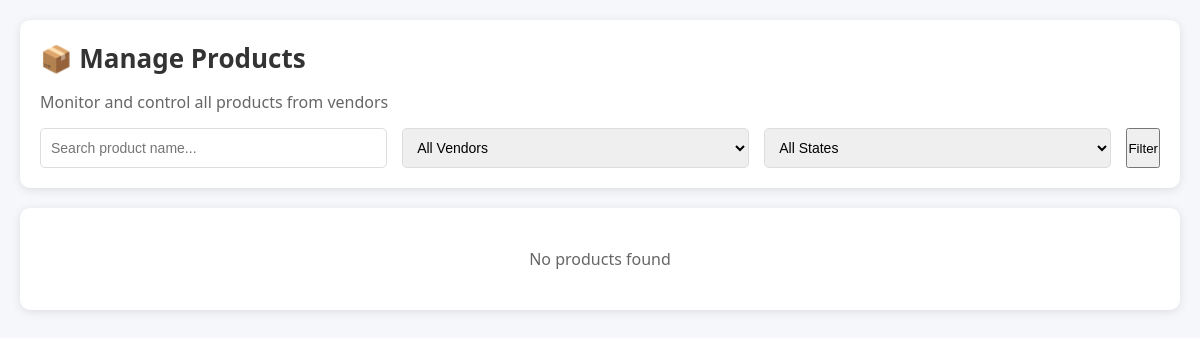
/superAdmin/products/ (signed in), run on an earlier commit of the app's database.
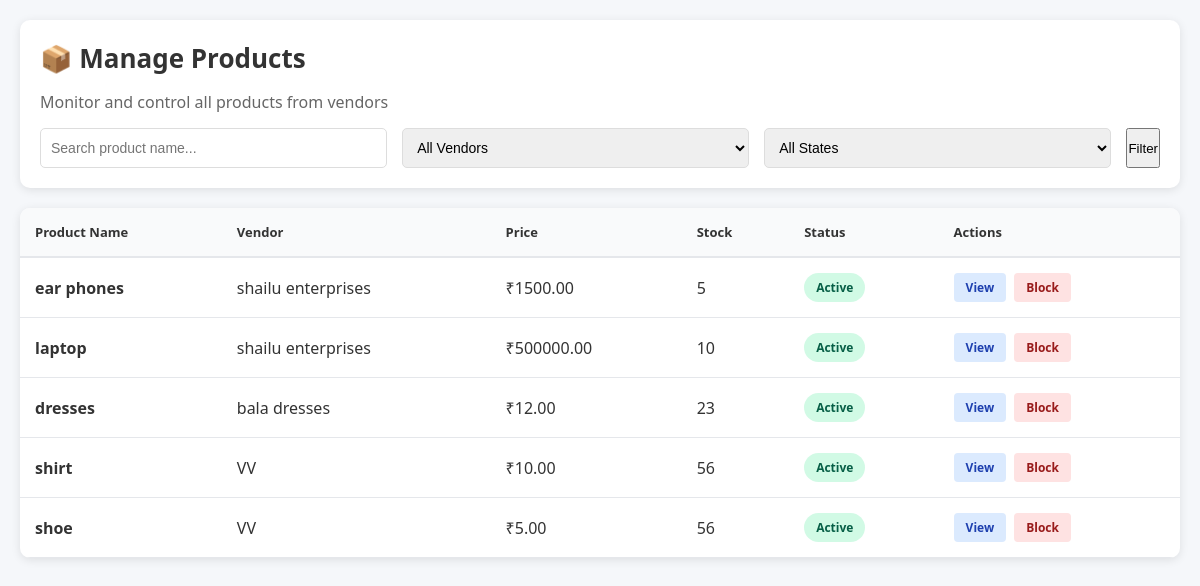
And on a later commit of the database.
### vendor/models.py (models this page shows, shortened)
class Product(models.Model):
    STATUS_CHOICES = [
        ('active', 'Active'),
        ('inactive', 'Inactive'),
    ]
    CATEGORY_CHOICES = [
        ('electronics', 'Electronics'),
        ('fashion', 'Fashion'),
        ('home_kitchen', 'Home & Kitchen'),
        ('beauty_personal_care', 'Beauty & Personal Care'),
        ('sports_fitness', 'Sports & Fitness'),
        ('toys_games', 'Toys & Games'),
        ('automotive', 'Automotive'),
        ('grocery', 'Grocery'),
        ('books', 'Books'),
        ('services', 'Services'),
        ('other', 'Other'),
    ]
    vendor = models.ForeignKey(VendorProfile, on_delete=models.CASCADE, related_name='products')
    name = models.CharField(max_length=200)
    description = models.TextField()
    category = models.CharField(max_length=50, choices=CATEGORY_CHOICES, default='other')
    price = models.DecimalField(max_digits=10, decimal_places=2)
    quantity = models.IntegerField()
    status = models.CharField(max_length=20, choices=STATUS_CHOICES, default='active')
    is_blocked = models.BooleanField(default=False)
    blocked_reason = models.TextField(blank=True, null=True)
    created_at = models.DateTimeField(default=timezone.now)
    updated_at = models.DateTimeField(auto_now=True)
    class Meta:
        ordering = ['-created_at']

class VendorProfile(models.Model):
    BUSINESS_CHOICES = [
        ('retail', 'Retail'),
        ('wholesale', 'Wholesale'),
        ('manufacturer', 'Manufacturer'),
        ('service', 'Service'),
    ]
    ID_PROOF_CHOICES = [
        ('gst', 'GST'),
        ('pan', 'PAN'),
    ]
    APPROVAL_STATUS_CHOICES = [
        ('pending', 'Pending'),
        ('approved', 'Approved'),
        ('rejected', 'Rejected'),
    ]
    user = models.OneToOneField(settings.AUTH_USER_MODEL, on_delete=models.CASCADE, related_name='vendor_profile')
    shop_name = models.CharField(max_length=100)
    shop_description = models.TextField()
    address = models.TextField()
    business_type = models.CharField(max_length=20, choices=BUSINESS_CHOICES)
    id_type = models.CharField(max_length=10, choices=ID_PROOF_CHOICES, blank=True, null=True)
    id_number = models.CharField(max_length=50, blank=True, null=True)
    id_proof_file = models.FileField(upload_to='vendor_docs/', blank=True, null=True)
    gst_number = models.CharField(max_length=15, blank=True, null=True)
    pan_number = models.CharField(max_length=10, blank=True, null=True)
    pan_name = models.CharField(max_length=100, blank=True, null=True)
    pan_card_file = models.FileField(upload_to='pan_cards/', blank=True, null=True)
    approval_status = models.CharField(max_length=20, choices=APPROVAL_STATUS_CHOICES, default='pending')
    rejection_reason = models.TextField(blank=True, null=True)
    created_at = models.DateTimeField(default=timezone.now)
    updated_at = models.DateTimeField(auto_now=True)
    is_blocked = models.BooleanField(default=False)
    blocked_reason = models.TextField(blank=True, null=True)
    bank_holder_name = models.CharField(max_length=100, blank=True, null=True)
    bank_account_number = models.CharField(max_length=20, blank=True, null=True)
    bank_ifsc_code = models.CharField(max_length=11, blank=True, null=True)
    shipping_fee = models.DecimalField(max_digits=10, decimal_places=2, default=0.00)
    class Meta:
        ordering = ['-created_at']

### superAdmin/views.py (the view)
    def wrapper(request, *args, **kwargs):
        if not request.user.is_authenticated:
            return redirect('admin_login')
        if not is_mainapp_admin(request.user):
            return redirect('admin_login')
        return view_func(request, *args, **kwargs)

### superAdmin/views.py (called while the page is built)
def is_mainapp_admin(user):
    return True

def admin_required(view_func):
    def wrapper(request, *args, **kwargs):
        if not request.user.is_authenticated:
            return redirect('admin_login')
        if not is_mainapp_admin(request.user):
            return redirect('admin_login')
        return view_func(request, *args, **kwargs)
    return wrapper

### superAdmin/templates/mainApp/manage_products.html (shortened to what this page needs)
<!DOCTYPE html>
<html lang="en">
<head>
</head>
<body>
    <div class="container">
        <div class="header">
            <h1>📦 Manage Products</h1>
            <p style="color: #666; margin-bottom: 15px;">Monitor and control all products from vendors</p>
            <form method="GET" class="filters">
                <div class="filter-group">
                    <input type="text" name="search" placeholder="Search product name..." value="{{ search_query }}">
                </div>
                <div class="filter-group">
                    <select name="vendor">
                        <option value="">All Vendors</option>
                    </select>
                </div>
                <div class="filter-group">
                    <select name="blocked">
                        <option value="">All States</option>
                    </select>
                </div>
                <button type="submit">Filter</button>
            </form>
        </div>
        <div class="table-container">
            {% if products %}
            <table>
                <thead>
                    <tr>
                        <th>Product Name</th>
                        <th>Vendor</th>
                        <th>Price</th>
                        <th>Stock</th>
                        <th>Status</th>
                        <th>Actions</th>
                    </tr>
                </thead>
                <tbody>
                    {% for product in products %}
                    <tr>
                        <td><strong>{{ product.name }}</strong></td>
                        <td>{{ product.vendor.shop_name }}</td>
                        <td>₹{{ product.price }}</td>
                        <td>{{ product.quantity }}</td>
                        <td>
                            {% if product.is_blocked %}
                            <span class="status-badge status-blocked">Blocked</span>
                            {% else %}
                            <span class="status-badge status-active">Active</span>
                            {% endif %}
                        </td>
                        <td>
                            <div class="action-links">
                                <a href="{% url 'product_detail' product.id %}" class="link-view">View</a>
                                {% if product.is_blocked %}
                                <a href="{% url 'unblock_product' product.id %}" class="link-unblock">Unblock</a>
                                {% else %}
                                <a href="{% url 'block_product' product.id %}" class="link-block">Block</a>
                                {% endif %}
                            </div>
                        </td>
                    </tr>
                    {% endfor %}
                </tbody>
            </table>
            {% else %}
            <div class="empty-message">
                <p>No products found</p>
            </div>
            {% endif %}
        </div>
    </div>
</body>
</html>

What changed in the data, as far as the page shows it:
added Product: name "ear phones", vendor.shop_name "shailu enterprises", price "1500.00", quantity "5", is_blocked "Active"
added Product: name "laptop", vendor.shop_name "shailu enterprises", price "500000.00", quantity "10", is_blocked "Active"
added Product: name "dresses", vendor.shop_name "bala dresses", price "12.00", quantity "23", is_blocked "Active"
added Product: name "shirt", vendor.shop_name "VV", price "10.00", quantity "56", is_blocked "Active"
added Product: name "shoe", vendor.shop_name "VV", price "5.00", quantity "56", is_blocked "Active"
Also different on the page:
text no longer shown: "No products found"
text now shown: "Product Name Vendor Price Stock Status Actions"
